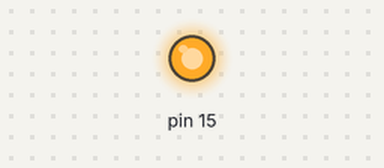
Bench run of a program on a simulated Raspberry Pi (header pin numbers). Parts: output pins drawn as LEDs (lit = HIGH). At 0.4 s the program stops and its outputs stay as they are.

Above: at 0.22 s.
Timing chart, 0 to 1.9 s (numbered marks = the images above):
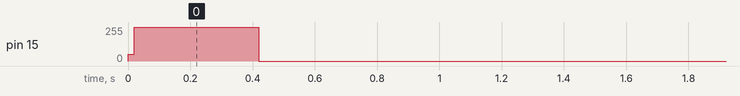

Measured:
- by itself, pin 15: 0/255 → 255/255 at 0.00 s, → 0/255 0.42 s later

The program:

gpio_1.py
```python
#!/usr/bin/env
############################################
# gpio_1.py
# Author: Paul Yang
# Date: June, 2016
# Brief:
############################################


import RPi.GPIO as GPIO
from time import sleep
GPIO.cleanup()
GPIO.setmode(GPIO.BOARD)
class RPI_LED_P:
    def __init__(self,pin):
        GPIO.setup(pin,GPIO.OUT)
        self.led = GPIO.PWM(pin, 100)
        self.led.start(0)
    def on(self):
         self.led.ChangeDutyCycle(100)
    def off(self):
         self.led.ChangeDutyCycle(0)
    def blinking(self):
        self.on()
        sleep(0.4)
        self.off()
    def adjust_brightness(self,value):
        self.led.ChangeDutyCycle(value)
        sleep(0.02)


led_01 = RPI_LED_P(15)
led_01.adjust_brightness(20)
led_01.off()
led_01.on()
led_01.blinking()
```
